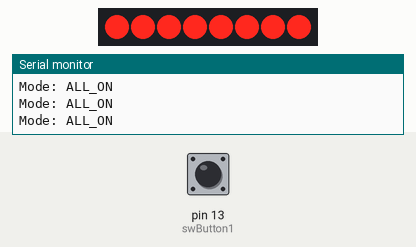
A sketch run on a simulated Arduino Uno, built with avr-gcc and run on an emulated ATmega328P. On the bench: 8 shift-register outputs drawn as a row of LEDs (first output left, lit = HIGH), the last lines printed to the serial monitor. Wiring (inferred from the names in the program): shift register (74HC595): data pin 11; shift clock pin 12; latch pin 8. Wiring (inferred from the signals the program sends): row of LEDs: on Q0, Q1, Q2, Q3, Q4, Q5, Q6, Q7. Inputs (shaded band) come from the test bench; at power-on: pin 13 (swButton1) LOW.

Above: at 1.8 s.
1.9 s: pin 13 (swButton1) pulled HIGH for 0.6 s
At 3.6 s:
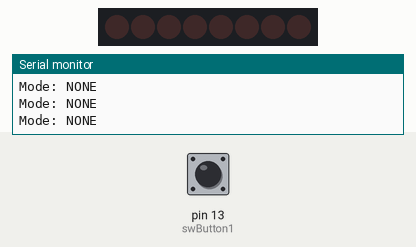
4.0 s: pin 13 (swButton1) pulled HIGH for 1 s
At 5.9 s:
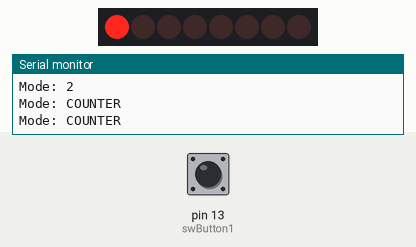
8.0 s: pin 13 (swButton1) pulled HIGH for 3.2 s
At 13.1 s:
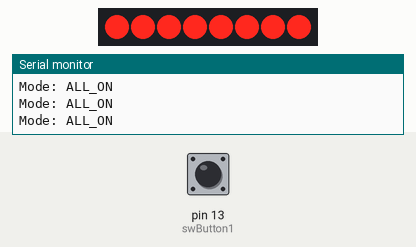
Timing chart, 0 to 14.6 s (numbered marks = the images above; inputs shaded):
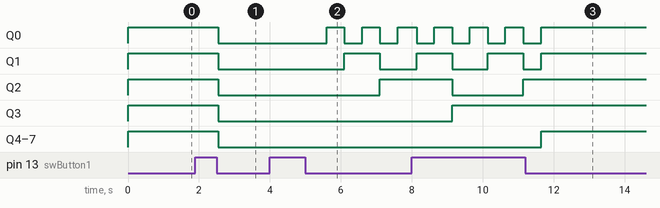

Measured:
- after the input at 1.9 s, Q0–7: HIGH → LOW after 0.65 s
- after the input at 4.0 s, Q0: alternates HIGH for 0.50 s and LOW for 0.50 s, starting after 1.6 s; Q1: LOW → HIGH after 2.1 s, → LOW 1.0 s later; Q2: LOW → HIGH after 3.1 s

The sketch:

LED_Matrix.ino
```cpp
//**************************************************************//
//  Name    : LED_Matrix
//  Author  : Dave Smith
//  Date    : 29 Sep, 2014
//  Modified:
//  Version : 1.0
//  Notes   : Code for using a 74HC595 Shift Register
//          : to control an 8x8, single color LED matrix.
//
//***************************************************************

//
// Info for the 74HC595 shift register
//
int latchPin = 8;   // Arduino pin connected to pin 12 (ST_CP or RCLK) of 74HC595
int clockPin = 12;  // Arduino pin connected to pin 11 (SH_CP or SRCLK) of 74HC595
int dataPin = 11;   // Arduino pin connected to pin 14 (DS or SER) of 74HC595


//
// Info for the push button
//
int swButton1 = 13;
const int BUTTON_CHANGED = 4;


//
// Program constants, globals and enumerated types
//
enum MODE
{
  NONE=1,
  COUNTER,
  ALL_ON
};


//
// Main program setup
//
void setup() {
  //set pins to output so you can control the shift register
  pinMode(latchPin, OUTPUT);
  pinMode(clockPin, OUTPUT);
  pinMode(dataPin, OUTPUT);

  pinMode(swButton1, INPUT);

  Serial.begin(9600);
}


//
// Main processing loop
//
void loop()
{
  static int nCounter=0;
  static int nMode=ALL_ON;
  int nButtonStatus;

  nButtonStatus = CheckButtonStatus();

  if (nButtonStatus == (BUTTON_CHANGED | HIGH))
  {
     Serial.println("Button transition UP.");
  }
  else if (nButtonStatus == (BUTTON_CHANGED | LOW))
  {
    nMode++;
    if (nMode > ALL_ON)
    {
      nMode = NONE;
    }

    if (nMode == COUNTER)
    {
      nCounter = 0;
    }

    Serial.print("Mode: ");
    Serial.println(nMode);
  }

  switch (nMode)
  {
    case NONE:
      digitalWrite(latchPin, LOW);
      shiftOut( dataPin, clockPin, MSBFIRST, 0 );
      digitalWrite(latchPin, HIGH);
      Serial.println("Mode: NONE");
      break;

    case COUNTER:
      digitalWrite(latchPin, LOW);
      shiftOut( dataPin, clockPin, MSBFIRST, nCounter );
      digitalWrite(latchPin, HIGH);
      Serial.println("Mode: COUNTER");
      break;

    case ALL_ON:
      digitalWrite(latchPin, LOW);
      shiftOut( dataPin, clockPin, MSBFIRST, 255 );
      digitalWrite(latchPin, HIGH);
      Serial.println("Mode: ALL_ON");
      break;
  }

  nCounter++;
  delay(500);
}

int CheckButtonStatus()
{
  int nStatus = LOW;
  long lElapsed = 0;
  static long lBenchmark = 0;
  static int nPrevious = LOW;
  int nRetVal = 0;

  nStatus = digitalRead(swButton1);
  nRetVal = nStatus;

  if (nStatus != nPrevious)
  {
    lElapsed = millis() - lBenchmark;
    Serial.print("Button status changed.  From: ");
    Serial.print(nPrevious);
    Serial.print(" to: ");
    Serial.print(nStatus);
    Serial.print("  Time elapsed: ");
    Serial.println(lElapsed);
    if (lElapsed < 50)
    {
      Serial.println("Discarding switch bounce");
      nStatus = !nStatus;
    }

    nRetVal |= BUTTON_CHANGED;

    nPrevious = nStatus;
    lBenchmark = millis();
  }

  return nRetVal;
}
```
